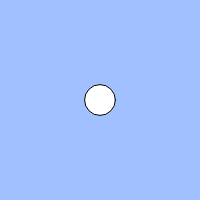
Frame 1 (no input)
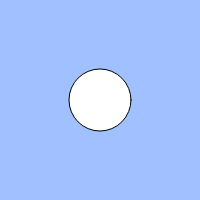
Frame 60 (no input)
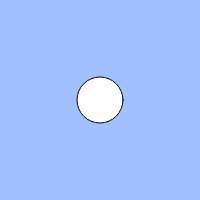
Frame 120 (the mouse pressed at the canvas centre since frame 60)

The p5.js sketch that drew these frames (run headless with seeded random() and noise() and a simulated clock; from frame 60 on, the mouse is pressed at the canvas centre):

// p5.js sketch
// ── sketch.js
// 練習問題「心臓の鼓動のように大きくなったり小さくなったりする円」
let count;
let cycle;

function setup(){
  createCanvas(200, 200);
  count = 0;
  cycle = 100;
}

function draw(){
  background(160, 192, 255);
  count = (count + 1) % cycle;
// BLANK[1]
 if(count < 50) {
     ellipse(width / 2, height / 2, 30 + 0.8*count);
 }
 else{
  ellipse(width / 2, height / 2, 110 - 0.8*count);
}
  //size += 5

}
